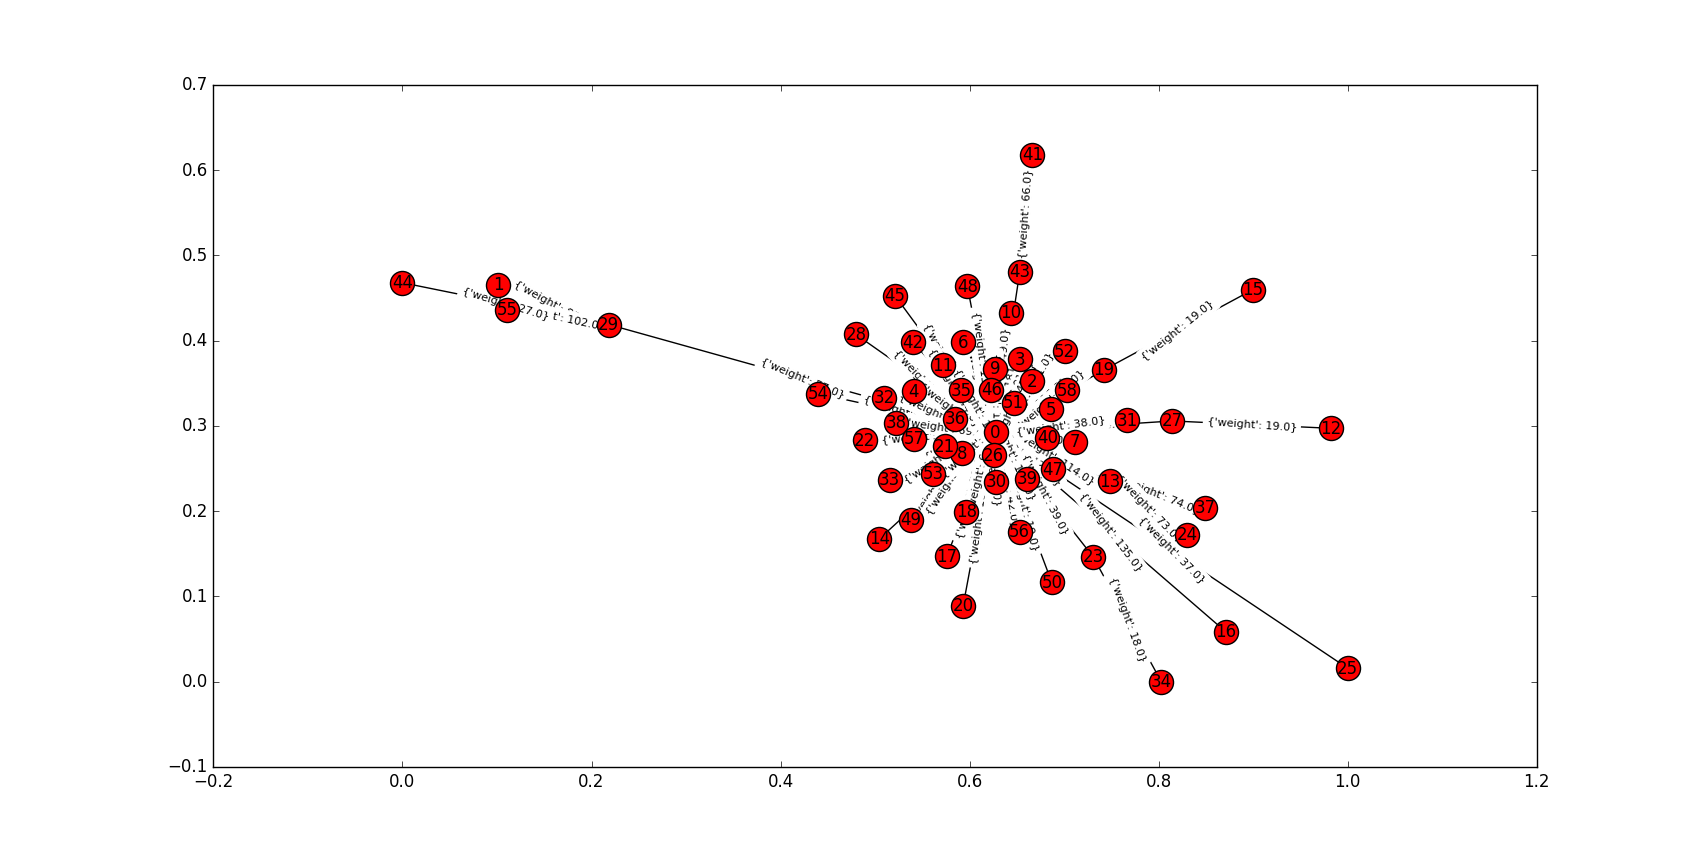

The script that drew this image:
# -*- coding: utf-8 -*-

import numpy as np
import networkx as nx
from heapq import heappop, heappush
import sys
from matplotlib import pyplot as plt

def dijkstra (G, s): 
    push = heappush
    pop = heappop
    
    aux = G.copy()
    nodes = aux.nodes()
    
    for n in nodes:
        # iniciar todos os vertices com lambda = infinito e sem predecessor
        aux.node[n]['lambda'] = sys.float_info.max
        aux.node[n]['pi'] = None
    
    aux.node[s]['lambda'] = 0
    #aux.node['2']['lambda'] = 0
    #aux.node['10']['lambda'] = 0

    # colocar o lambda do vertice inicial como 0
    
    Q = [] # fila de prioridades
    visited = []
    
    for n in nodes: 
        push(Q, (aux.node[n]['lambda'], n))
    
    while Q:
        u = pop(Q)       
        u = u[1]
        visited.append(u)
        for v in aux.neighbors(u):
            if v not in visited and aux.node[v]['lambda'] > (aux.node[u]['lambda'] + aux[u][v]['weight']):
                # tiro atual da fila 
                Q.remove((aux.node[v]['lambda'], v))
                aux.node[v]['lambda'] = aux.node[u]['lambda'] + aux[u][v]['weight'] # atualiza peso
                aux.node[v]['pi'] = u   # atualiza predecessor
                push(Q, (aux.node[v]['lambda'], v)) # atualiza valores na fila
    
    mst = nx.Graph()
    for v in aux.nodes():
        mst.add_node(v)
        if aux.node[v]['pi'] is not None: 
            u = aux.node[v]['pi']
            mst.add_edge(v, u)
            mst[v][u]['weight'] = aux[v][u]['weight']
    return mst 
    
def calcular_peso(T): 
    peso = 0
    pesos = nx.get_edge_attributes(T, 'weight')
    for v in T.edges(): 
        peso += pesos[v]
    return peso
        
        

def main ():
    A = np.loadtxt('wg59_dist.txt')
    G = nx.from_numpy_matrix(A)
    #G = nx.read_weighted_edgelist('womenclub.edgelist')
    #print G.nodes()
    H = dijkstra(G,0)
    #peso = calcular_peso(H)
    #print("Peso:",peso)
    #print(nx.is_forest(H))
    pos = nx.spring_layout(H, k = 0.15, iterations=20)
    nx.draw_networkx(H, pos)
    dict_w = nx.get_edge_attributes(H,'weight')
    #print (dict_w)
   
    nx.draw_networkx_edge_labels(H, pos, labels = dict_w, font_size = 8, label_pos = 0.5)
    #plt.savefig('dijkstra_test3.pdf')
    plt.show()

main()
